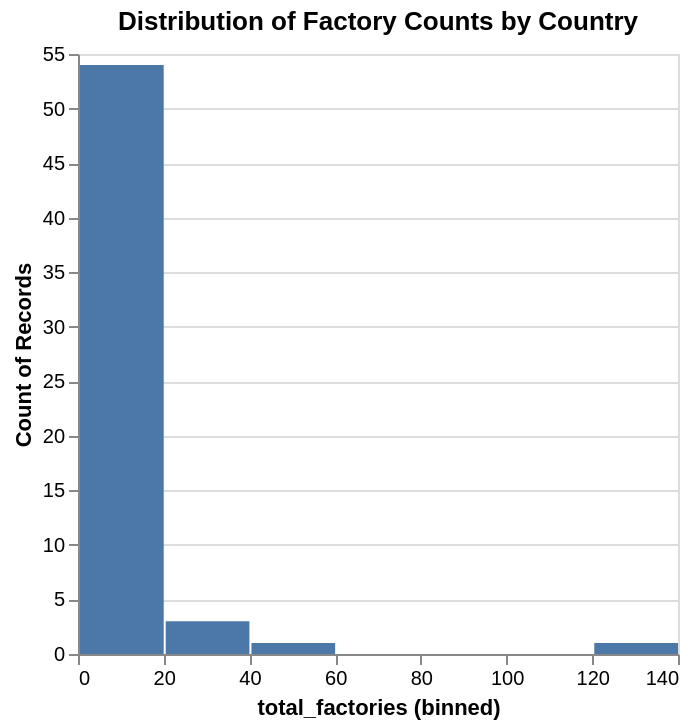

Source (notebook cell):
### Code cell
import altair as alt

# plot factory count distribution
factory_count_plot = alt.Chart(factory_count.reset_index()).mark_bar().encode(
    x=alt.X('total_factories', bin=True),
    y='count()'
).properties(
    title='Distribution of Factory Counts by Country'
)

factory_count_plot

### Figure 1 — Vega-Lite specification as saved in the notebook (floating-point values rounded to 4 significant figures)
{"config": {"view": {"continuousWidth": 300, "continuousHeight": 300}}, "data": {"name": "data-f8f259f5d08d3184569c02f90191c991"}, "mark": {"type": "bar"}, "encoding": {"x": {"bin": true, "field": "total_factories", "type": "quantitative"}, "y": {"aggregate": "count", "type": "quantitative"}}, "title": "Distribution of Factory Counts by Country", "$schema": "https://vega.github.io/schema/vega-lite/v6.1.0.json", "datasets": {"data-f8f259f5d08d3184569c02f90191c991": [{"country": "Argentina", "total_factories": 4}, {"country": "Australia", "total_factories": 5}, {"country": "Brazil", "total_factories": 8}, {"country": "Canada", "total_factories": 7}, {"country": "Chile", "total_factories": 33}, {"country": "China", "total_factories": 22}, {"country": "Costa Rica", "total_factories": 1}, {"country": "Denmark", "total_factories": 5}, {"country": "Ecuador", "total_factories": 18}, {"country": "El Salvador", "total_factories": 1}, {"country": "Estonia", "total_factories": 1}, {"country": "Faroe Islands", "total_factories": 1}, {"country": "Finland", "total_factories": 1}, {"country": "France", "total_factories": 6}, {"country": "Gambia", "total_factories": 3}, {"country": "Georgia", "total_factories": 1}, {"country": "Germany", "total_factories": 3}, {"country": "Iceland", "total_factories": 10}, {"country": "India", "total_factories": 23}, {"country": "Indonesia", "total_factories": 11}, {"country": "Iran", "total_factories": 3}, {"country": "Ireland", "total_factories": 3}, {"country": "Japan", "total_factories": 3}, {"country": "South Korea", "total_factories": 2}, {"country": "Latvia", "total_factories": 5}, {"country": "Lithuania", "total_factories": 1}, {"country": "Malaysia", "total_factories": 4}, {"country": "Mauritania", "total_factories": 42}, {"country": "Kazakhstan", "total_factories": 1}, {"country": "Mauritius", "total_factories": 1}, {"country": "Mexico", "total_factories": 11}, {"country": "Morocco", "total_factories": 16}, {"country": "Myanmar", "total_factories": 4}, {"country": "Namibia", "total_factories": 1}, {"country": "New Zealand", "total_factories": 10}, {"country": "Norway", "total_factories": 17}, {"country": "Oman", "total_factories": 5}, {"country": "Pakistan", "total_factories": 3}, {"country": "Panama", "total_factories": 2}, {"country": "Papua New Guinea", "total_factories": 2}, {"country": "Peru", "total_factories": 125}, {"country": "Philippines", "total_factories": 2}, {"country": "Poland", "total_factories": 1}, {"country": "Portugal", "total_factories": 2}, {"country": "Russia", "total_factories": 2}, {"country": "South Africa", "total_factories": 5}, {"country": "Samoa", "total_factories": 1}, {"country": "Senegal", "total_factories": 2}, {"country": "Seychelles", "total_factories": 1}, {"country": "Spain", "total_factories": 5}, {"country": "Taiwan", "total_factories": 1}, {"country": "Thailand", "total_factories": 12}, {"country": "Tunisia", "total_factories": 2}, {"country": "Turkey", "total_factories": 4}, {"country": "United Arab Emirates", "total_factories": 2}, {"country": "United Kingdom", "total_factories": 6}, {"country": "United States of America", "total_factories": 13}, {"country": "Vietnam", "total_factories": 16}, {"country": "Yemen", "total_factories": 4}]}}
